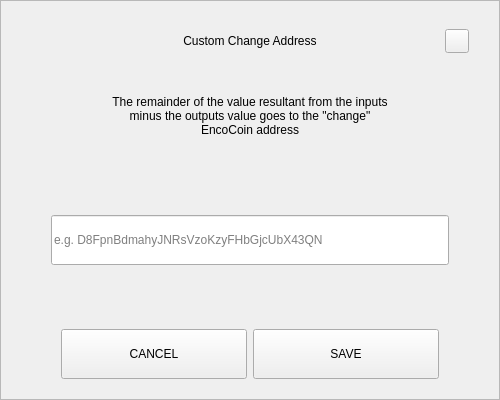
<?xml version="1.0" encoding="UTF-8"?>
<ui version="4.0">
 <class>SendChangeAddressDialog</class>
 <widget class="QDialog" name="SendChangeAddressDialog">
  <property name="geometry">
   <rect>
    <x>0</x>
    <y>0</y>
    <width>500</width>
    <height>400</height>
   </rect>
  </property>
  <property name="windowTitle">
   <string>Dialog</string>
  </property>
  <layout class="QVBoxLayout" name="verticalLayout">
   <property name="spacing">
    <number>0</number>
   </property>
   <property name="leftMargin">
    <number>0</number>
   </property>
   <property name="topMargin">
    <number>0</number>
   </property>
   <property name="rightMargin">
    <number>0</number>
   </property>
   <property name="bottomMargin">
    <number>0</number>
   </property>
   <item>
    <widget class="QFrame" name="frame">
     <property name="styleSheet">
      <string notr="true"/>
     </property>
     <property name="frameShape">
      <enum>QFrame::StyledPanel</enum>
     </property>
     <property name="frameShadow">
      <enum>QFrame::Raised</enum>
     </property>
     <layout class="QVBoxLayout" name="verticalLayout_2" stretch="0,0,0,0,0,0,0">
      <property name="spacing">
       <number>0</number>
      </property>
      <property name="leftMargin">
       <number>30</number>
      </property>
      <property name="topMargin">
       <number>20</number>
      </property>
      <property name="rightMargin">
       <number>30</number>
      </property>
      <property name="bottomMargin">
       <number>20</number>
      </property>
      <item>
       <layout class="QHBoxLayout" name="horizontalLayout_3">
        <property name="spacing">
         <number>0</number>
        </property>
        <item>
         <spacer name="horizontalSpacer_2">
          <property name="orientation">
           <enum>Qt::Horizontal</enum>
          </property>
          <property name="sizeHint" stdset="0">
           <size>
            <width>40</width>
            <height>20</height>
           </size>
          </property>
         </spacer>
        </item>
        <item>
         <widget class="QLabel" name="labelTitle">
          <property name="minimumSize">
           <size>
            <width>0</width>
            <height>40</height>
           </size>
          </property>
          <property name="maximumSize">
           <size>
            <width>16777215</width>
            <height>40</height>
           </size>
          </property>
          <property name="styleSheet">
           <string notr="true">padding-left:24px;</string>
          </property>
          <property name="text">
           <string>Custom Change Address</string>
          </property>
          <property name="alignment">
           <set>Qt::AlignCenter</set>
          </property>
          <property name="margin">
           <number>7</number>
          </property>
         </widget>
        </item>
        <item>
         <spacer name="horizontalSpacer">
          <property name="orientation">
           <enum>Qt::Horizontal</enum>
          </property>
          <property name="sizeHint" stdset="0">
           <size>
            <width>40</width>
            <height>20</height>
           </size>
          </property>
         </spacer>
        </item>
        <item>
         <widget class="QPushButton" name="btnEsc">
          <property name="minimumSize">
           <size>
            <width>24</width>
            <height>24</height>
           </size>
          </property>
          <property name="maximumSize">
           <size>
            <width>24</width>
            <height>24</height>
           </size>
          </property>
          <property name="focusPolicy">
           <enum>Qt::NoFocus</enum>
          </property>
          <property name="text">
           <string/>
          </property>
         </widget>
        </item>
       </layout>
      </item>
      <item>
       <spacer name="verticalSpacer_2">
        <property name="orientation">
         <enum>Qt::Vertical</enum>
        </property>
        <property name="sizeType">
         <enum>QSizePolicy::Fixed</enum>
        </property>
        <property name="sizeHint" stdset="0">
         <size>
          <width>20</width>
          <height>20</height>
         </size>
        </property>
       </spacer>
      </item>
      <item alignment="Qt::AlignHCenter">
       <widget class="QLabel" name="labelMessage">
        <property name="minimumSize">
         <size>
          <width>0</width>
          <height>70</height>
         </size>
        </property>
        <property name="text">
         <string>The remainder of the value resultant from the inputs minus the outputs value goes to the &quot;change&quot; EncoCoin address</string>
        </property>
        <property name="alignment">
         <set>Qt::AlignCenter</set>
        </property>
        <property name="wordWrap">
         <bool>true</bool>
        </property>
       </widget>
      </item>
      <item>
       <spacer name="verticalSpacer_3">
        <property name="orientation">
         <enum>Qt::Vertical</enum>
        </property>
        <property name="sizeHint" stdset="0">
         <size>
          <width>20</width>
          <height>40</height>
         </size>
        </property>
       </spacer>
      </item>
      <item>
       <layout class="QHBoxLayout" name="horizontalLayout_2">
        <property name="spacing">
         <number>0</number>
        </property>
        <property name="leftMargin">
         <number>20</number>
        </property>
        <property name="rightMargin">
         <number>20</number>
        </property>
        <item>
         <widget class="QLineEdit" name="lineEditAddress">
          <property name="minimumSize">
           <size>
            <width>0</width>
            <height>50</height>
           </size>
          </property>
          <property name="placeholderText">
           <string notr="true">e.g. D8FpnBdmahyJNRsVzoKzyFHbGjcUbX43QN</string>
          </property>
         </widget>
        </item>
       </layout>
      </item>
      <item>
       <spacer name="verticalSpacer">
        <property name="orientation">
         <enum>Qt::Vertical</enum>
        </property>
        <property name="sizeHint" stdset="0">
         <size>
          <width>20</width>
          <height>40</height>
         </size>
        </property>
       </spacer>
      </item>
      <item>
       <layout class="QHBoxLayout" name="horizontalLayout" stretch="2,2">
        <property name="spacing">
         <number>6</number>
        </property>
        <property name="leftMargin">
         <number>30</number>
        </property>
        <property name="rightMargin">
         <number>30</number>
        </property>
        <item>
         <widget class="QPushButton" name="btnCancel">
          <property name="minimumSize">
           <size>
            <width>180</width>
            <height>50</height>
           </size>
          </property>
          <property name="focusPolicy">
           <enum>Qt::NoFocus</enum>
          </property>
          <property name="text">
           <string>CANCEL</string>
          </property>
         </widget>
        </item>
        <item>
         <widget class="QPushButton" name="btnSave">
          <property name="minimumSize">
           <size>
            <width>180</width>
            <height>50</height>
           </size>
          </property>
          <property name="focusPolicy">
           <enum>Qt::NoFocus</enum>
          </property>
          <property name="text">
           <string>SAVE</string>
          </property>
         </widget>
        </item>
       </layout>
      </item>
     </layout>
    </widget>
   </item>
  </layout>
 </widget>
 <resources/>
 <connections/>
</ui>
